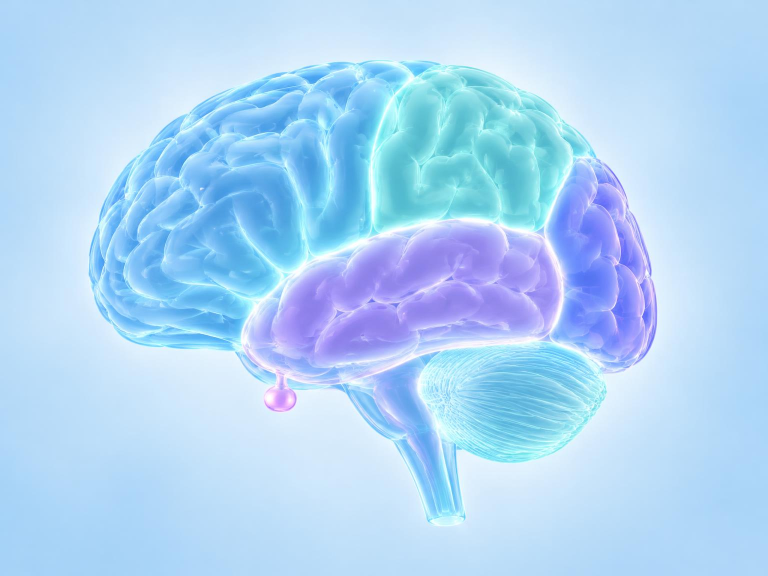
#> input picture frontend/src/assets/brain_anatomy_symptom_map.jpg, 1536 x 1152 px (shown at 1/2 size); its folder holds only this picture in this run
$ python -i preprocess.py   (imports and definitions only)
#> lines starting #> are read from the running program, lines starting #| are printed output that depends on the picture; after the words box and inside, x2 and y2 are one past the last pixel; in counts of white or black regions, pixels touching at a corner belong together
#> in preprocess_image, image is the input picture: shape (1152, 1536, 3); mean B, G, R 246.9, 213.3, 174.6
#!/usr/bin/env python3
"""
Image Preprocessing Script - Stage 4
Crops black margins, resizes to 224x224, and caches as numpy arrays.
"""

import hashlib
import os
import sys
from pathlib import Path
from typing import Tuple

import cv2
import numpy as np
from tqdm import tqdm

# Add project root to path
project_root = Path(__file__).parent.parent.parent
sys.path.insert(0, str(project_root))

from src.config import configure_utf8_console  # noqa: E402

# [1 line not run here, left out]


def find_brain_contour(image: np.ndarray, threshold: int = 10) -> Tuple[int, int, int, int]:
    """
    Find bounding box of brain region by removing black margins.

    Args:
        image: Input image as numpy array (H, W, C)
        threshold: Pixel value threshold for considering as non-black

    Returns:
        Tuple of (x, y, width, height) for cropping
    """
#> called with threshold = 10
    # Convert to grayscale if needed
    if len(image.shape) == 3:
        gray = cv2.cvtColor(image, cv2.COLOR_BGR2GRAY)
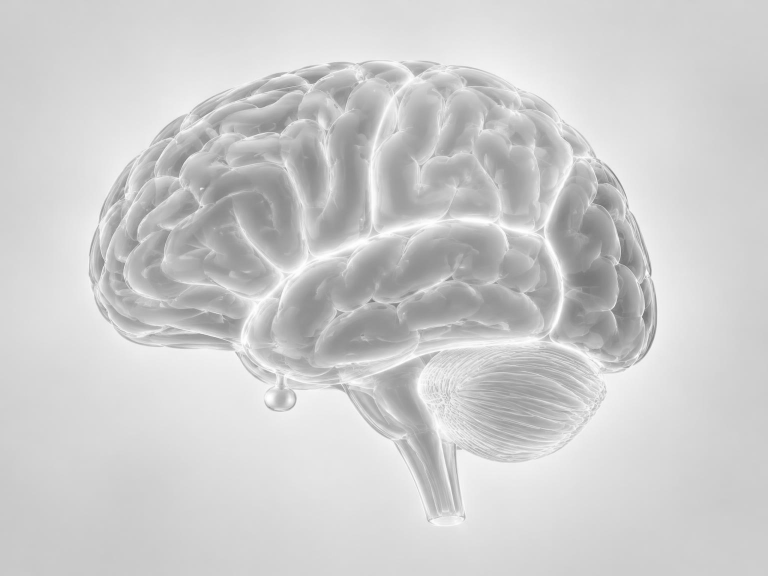
#> gray: shape (1152, 1536) (shown at 1/2 size); min 103, max 255, mean 205.6
    else:
        gray = image

    # Threshold to create binary mask
    _, binary = cv2.threshold(gray, threshold, 255, cv2.THRESH_BINARY)
#> binary: shape (1152, 1536); every value is 255

    # Find contours
    contours, _ = cv2.findContours(binary, cv2.RETR_EXTERNAL, cv2.CHAIN_APPROX_SIMPLE)
#> contours = [[[0, 0], [0, 1151], [1535, 1151], [1535, 0]]]

    if not contours:
        # If no contours found, return full image bounds
        return 0, 0, image.shape[1], image.shape[0]

    # Get bounding box of largest contour
    largest_contour = max(contours, key=cv2.contourArea)
#> largest_contour = [[0, 0], [0, 1151], [1535, 1151], [1535, 0]]
    x, y, w, h = cv2.boundingRect(largest_contour)
#> x = 0; y = 0; w = 1536; h = 1152

    return x, y, w, h


def preprocess_image(image_path: Path, target_size: Tuple[int, int] = (224, 224)) -> np.ndarray:
    """
    Preprocess a single image: crop margins and resize.

    Args:
        image_path: Path to input image
        target_size: Target size (width, height) for resizing

    Returns:
        Preprocessed image as uint8 numpy array in **RGB** channel order
        (matching the inference API and torchvision's image conventions).

    Raises:
        ValueError: If image cannot be loaded or processed
    """
    # Read image. OpenCV loads BGR; the rest of the pipeline (PIL/torchvision)
    # expects RGB, so convert once after cropping. Grayscale source data is
    # unaffected, but genuinely colour scans are now cached correctly.
    image = cv2.imread(str(image_path))

    if image is None:
        raise ValueError(f"Failed to load image: {image_path}")

    # Find brain region (find_brain_contour expects BGR / single channel)
    x, y, w, h = find_brain_contour(image)
#> x = 0; y = 0; w = 1536; h = 1152

    # Crop to brain region
    cropped = image[y:y+h, x:x+w]

    # BGR -> RGB
    if cropped.ndim == 3 and cropped.shape[2] == 3:
        cropped = cv2.cvtColor(cropped, cv2.COLOR_BGR2RGB)

    # Resize to target size
    resized = cv2.resize(cropped, target_size, interpolation=cv2.INTER_AREA)
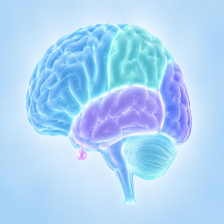
#> resized: shape (224, 224, 3); mean R, G, B 174.6, 213.3, 246.9

    return resized


# [184 lines left out: functions preprocess_dataset, main, not called in this run]


# [2 lines not run here, left out]

>>> result = preprocess_image('../../../frontend/src/assets/brain_anatomy_symptom_map.jpg')

$ run again, on frontend/src/assets/compassionate_mri_suite.jpg
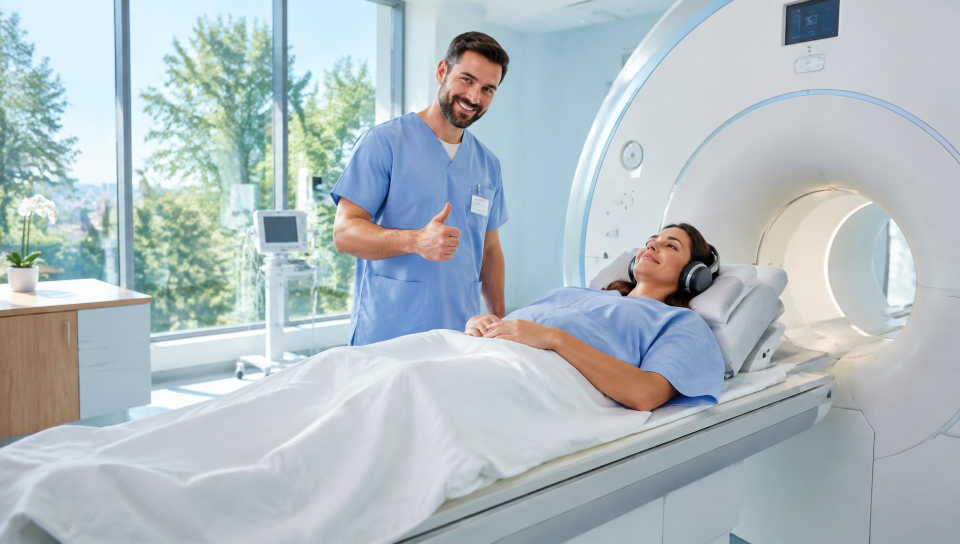
#> input picture frontend/src/assets/compassionate_mri_suite.jpg, 1920 x 1088 px (shown at 1/2 size)
#> in preprocess_image, image is the input picture: shape (1088, 1920, 3); mean B, G, R 194.2, 188.8, 176.9
#> in find_brain_contour, `_, binary = cv2.threshold(gray, threshold, 255, cv2.THRESH_BINARY)`:
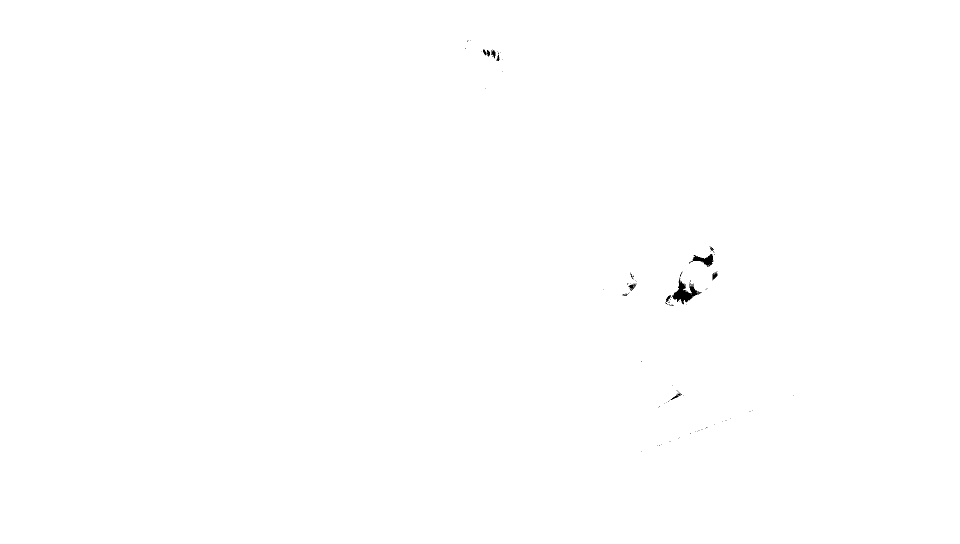
#> binary: shape (1088, 1920) (shown at 1/2 size); 99.9% white; 86 black regions (73 under 20 px), largest, box (x1, y1, x2, y2) and area: (1344, 555, 1404, 609) 1142, (1378, 508, 1427, 534) 523, (1256, 567, 1273, 582) 104
#> contours = [[[0, 0], [0, 1087], [1919, 1087], [1919, 0]]]
#> largest_contour = [[0, 0], [0, 1087], [1919, 1087], [1919, 0]]
#> in find_brain_contour, `x, y, w, h = cv2.boundingRect(largest_contour)`: x = 0; w = 1920; h = 1088
#> in preprocess_image, `x, y, w, h = find_brain_contour(image)`: x = 0; w = 1920; h = 1088
#> in preprocess_image, `resized = cv2.resize(cropped, target_size, interpolation=cv2.INTER_AREA)`:
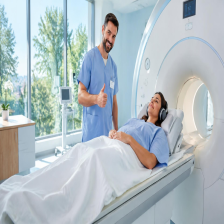
#> resized: shape (224, 224, 3); mean R, G, B 176.9, 188.8, 194.2

$ run again, on frontend/src/assets/doctor_female_orthopedic.jpg
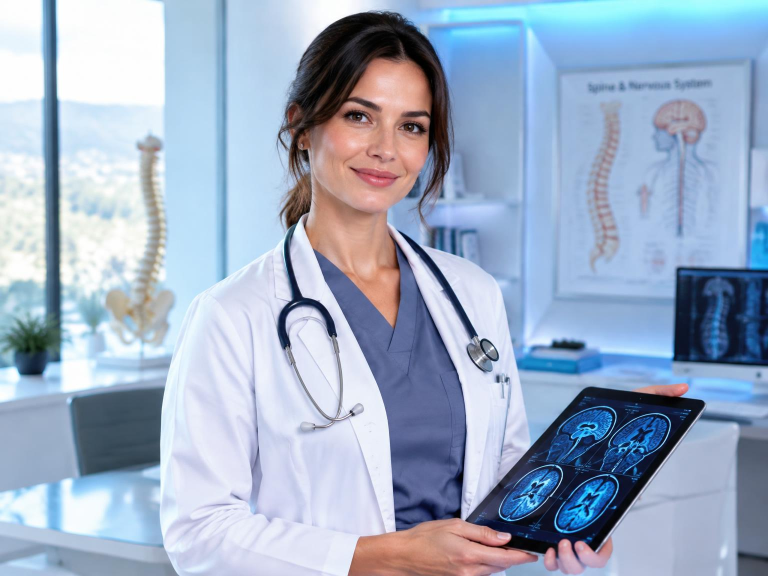
#> input picture frontend/src/assets/doctor_female_orthopedic.jpg, 1536 x 1152 px (shown at 1/2 size)
#> in preprocess_image, image is the input picture: shape (1152, 1536, 3); mean B, G, R 196.7, 173.6, 157.5
#> in find_brain_contour, `_, binary = cv2.threshold(gray, threshold, 255, cv2.THRESH_BINARY)`:
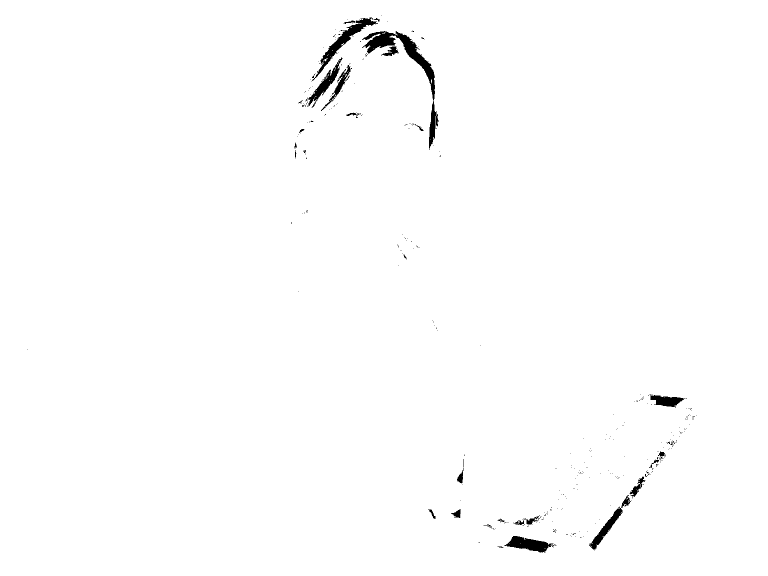
#> binary: shape (1152, 1536) (shown at 1/2 size); 99.1% white; 337 black regions (307 under 20 px), largest, box (x1, y1, x2, y2) and area: (724, 62, 877, 300) 4669, (623, 35, 756, 163) 2370, (1009, 1072, 1107, 1105) 1694
#> contours = [[[0, 0], [0, 1151], [1535, 1151], [1535, 0]]]
#> largest_contour = [[0, 0], [0, 1151], [1535, 1151], [1535, 0]]
#> in find_brain_contour, `x, y, w, h = cv2.boundingRect(largest_contour)`: x = 0; w = 1536; h = 1152
#> in preprocess_image, `x, y, w, h = find_brain_contour(image)`: x = 0; w = 1536; h = 1152
#> in preprocess_image, `resized = cv2.resize(cropped, target_size, interpolation=cv2.INTER_AREA)`:
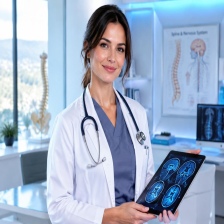
#> resized: shape (224, 224, 3); mean R, G, B 157.5, 173.6, 196.7
